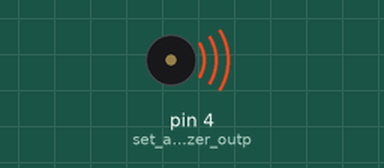
Bench run of a sketch on a simulated Arduino Uno, built with avr-gcc and run on an emulated ATmega328P. On the bench: buzzer (waves = sounding).

Above: at 1.0 s.
At 12.6 s:
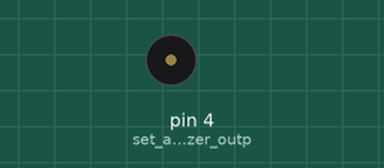
Timing chart, 0 to 17.0 s (numbered marks = the images above):
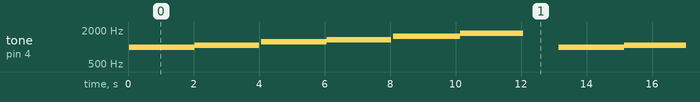

The sketch:

NOTES_EX_2.ino
```cpp
// Buzzer example function for the CEM-1203 buzzer (Sparkfun's part #COM-07950).
// by Rob Faludi
// http://www.faludi.com

//referenced from http://www.phy.mtu.edu/~suits/notefreqs.html
//starting with F noteFreqArr[0]
int noteFreqArr[] = {
49.4, 52.3, 55.4, 58.7, 62.2, 65.9, 69.9, 74, 78.4, 83.1, 88, 93.2,
98.8, 105, 111, 117, 124, 132, 140, 148, 157, 166, 176, 186,
198, 209, 222, 235, 249, 264, 279, 296, 314, 332, 352, 373,
395, 419, 444, 470, 498, 527, 559, 592, 627, 665, 704, 746,
790, 837, 887, 940, 996, 1050, 1110, 1180, 1250, 1320, 1400, 1490,
1580, 1670, 1770, 1870, 1990, 2100};

void setup() {
    pinMode(4, OUTPUT); // set a pin for buzzer output
}

void playNote(int noteInt, long length, long breath = 0) {
    length = length - breath;
    buzz(4, noteFreqArr[noteInt], length);
    if(breath > 0) { //take a short pause or 'breath' if specified
        delay(breath);
    }
}

void loop() {
    playNote(52, 1000);
    playNote(53, 1000);
    playNote(54, 1000);
    playNote(55, 1000, 100);
    playNote(56, 1000);
    playNote(57, 1000);
    playNote(58, 1000);
    playNote(59, 1000, 100);
    playNote(60, 1000);
    playNote(61, 1000);
    playNote(62, 1000);
    playNote(63, 1000, 100);
    delay(1000); // wait a bit between buzzes
}

void buzz(int targetPin, long frequency, long length) {
    long delayValue = 1000000/frequency/2; // calculate the delay value between transitions
    //// 1 second's worth of microseconds, divided by the frequency, then split in half since
    //// there are two phases to each cycle
    long numCycles = frequency * length/ 1000; // calculate the number of cycles for proper timing
    //// multiply frequency, which is really cycles per second, by the number of seconds to
    //// get the total number of cycles to produce
    for (long i=0; i < numCycles; i++){ // for the calculated length of time...
        digitalWrite(targetPin,HIGH); // write the buzzer pin high to push out the diaphram
        delayMicroseconds(delayValue); // wait for the calculated delay value
        digitalWrite(targetPin,LOW); // write the buzzer pin low to pull back the diaphram
        delayMicroseconds(delayValue); // wait againf or the calculated delay value
    }
}
```

Measured:
- by itself, tone on pin 4 (set_a_pin_for_buzzer_outp): repeats every 13.1 s: 1082 Hz 2.0 s, silent 0.07 s, 1239 Hz 2.0 s, 1355 Hz 2.0 s, silent 0.07 s, 1565 Hz 2.0 s, 1751 Hz 1.9 s, silent 1.1 s, 989 Hz 2.0 s
